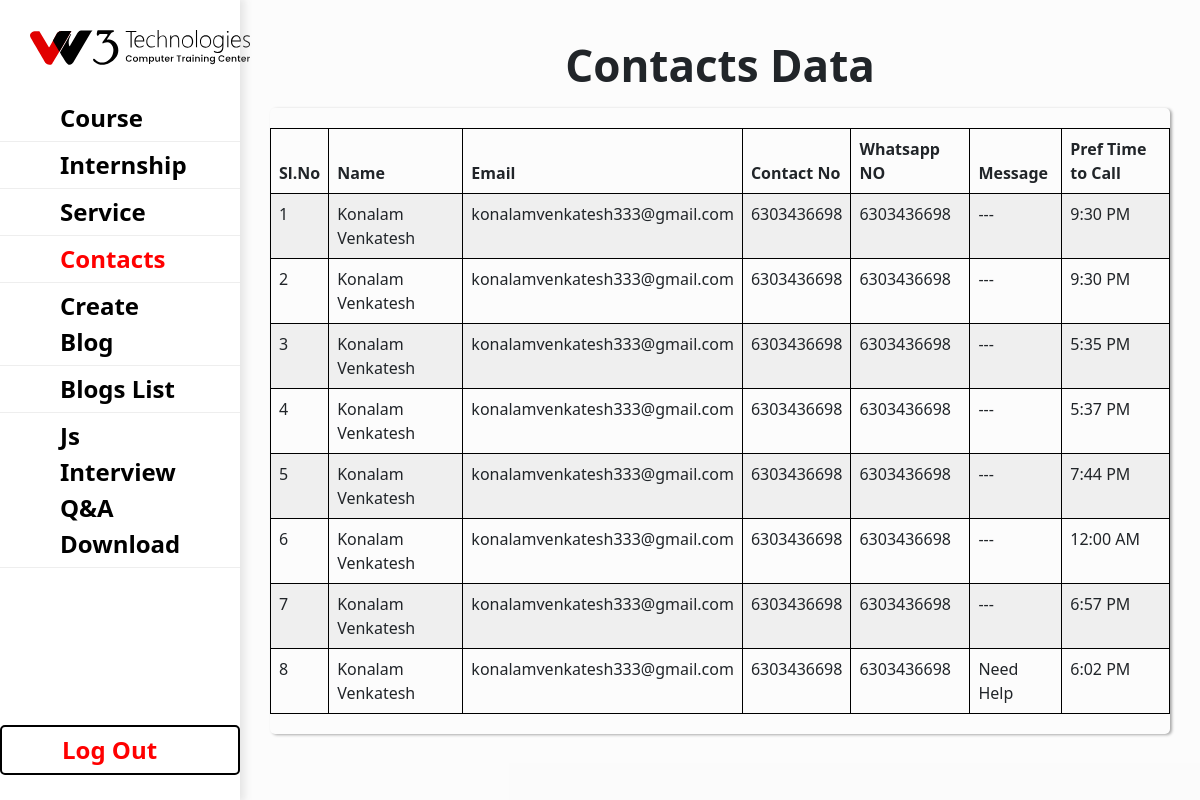
The page /dashboard.php?opt=contact (signed in) on the database its author committed.
### tables this page shows
CREATE TABLE `enquiry_form` (
  `enq_id` int(11) NOT NULL,
  `enq_name` varchar(100) NOT NULL,
  `enq_email` varchar(100) NOT NULL,
  `enq_contact_no` varchar(20) NOT NULL,
  `enq_whatsapp_no` varchar(20) NOT NULL,
  `pref_time` time NOT NULL,
  `message_note` varchar(255) NOT NULL,
  `created_time` timestamp NOT NULL DEFAULT current_timestamp() ON UPDATE current_timestamp()
);

### adminaccess/contact.php (the view, shortened to what this page needs)
<?php  $basepath = '../w3tec.com';?>
<section class="data-section">
    <h2> Contacts  Data </h2>
    <div class="table-responsive">
        <table id="table" class="table table-striped" >
                <thead>
                    <tr>
                        <th>Sl.No</th>
                        <th>Name</th>
                        <th>Email</th>
                        <th>Contact No</th>
                        <th>Whatsapp NO</th>
                        <th>Message</th>
                        <th>Pref Time to Call</th>
                    </tr>
                </thead>
                <tbody>
                    <?php
                    include "$basepath/database/db-config.php";
                    $sql = "SELECT * FROM `enquiry_form`";
                    $data = $conn->query($sql);
                        if ($data->num_rows>0){
                            $count = 1;
                            while ($row= $data->fetch_assoc()){
                            $name = $row['enq_name'];
                            $email = $row['enq_email'];
                            $contactNo = $row['enq_contact_no'];
                            $whatsappNo = $row['enq_whatsapp_no'];
                            $message = $row['message_note'];
                            $prefTime = date("g:i A", strtotime($row['pref_time']));
                            if(strlen($message)<=0){
                                $message = "---";
                            }
                            echo "<tr>";
                            echo "<td>$count</td>";
                            echo "<td>$name</td>";
                            echo "<td>$email</td>";
                            echo "<td>$contactNo</td>";
                            echo "<td>$whatsappNo</td>";
                            echo "<td>$message</td>";
                            echo "<td>$prefTime</td>";
                            echo "</tr>";
                            $count++;
                            }
                        }
                        else {
                            echo "<tr><td colspan='7'>No Records Found</td></tr>";
                        }
                    ?>
                </tbody>
        </table>
    </div>
</section>

### styles/dashboard.css (style rules this page uses)
.data-section { margin-top: 30px; }
.data-section h2 { font-size: 44px; font-weight: 700; line-height: 70px; text-align: center; text-align: center; }
.table-responsive { margin: 0px 30px; border-radius: 5px; box-shadow: 2px 1px 3px rgb(169, 169, 169); }
table { margin: 20px 0px !important; }
table ,th , td { border: 1px solid black; }
td { text-align: left; }

### rows shown on the page
enquiry_form: enq_name "Konalam Venkatesh", enq_email "konalamvenkatesh333@gmail.com", enq_contact_no "6303436698", enq_whatsapp_no "6303436698", message_note "---", pref_time "9:30 PM"
enquiry_form: enq_name "Konalam Venkatesh", enq_email "konalamvenkatesh333@gmail.com", enq_contact_no "6303436698", enq_whatsapp_no "6303436698", message_note "---", pref_time "9:30 PM"
enquiry_form: enq_name "Konalam Venkatesh", enq_email "konalamvenkatesh333@gmail.com", enq_contact_no "6303436698", enq_whatsapp_no "6303436698", message_note "---", pref_time "5:35 PM"
enquiry_form: enq_name "Konalam Venkatesh", enq_email "konalamvenkatesh333@gmail.com", enq_contact_no "6303436698", enq_whatsapp_no "6303436698", message_note "---", pref_time "5:37 PM"
enquiry_form: enq_name "Konalam Venkatesh", enq_email "konalamvenkatesh333@gmail.com", enq_contact_no "6303436698", enq_whatsapp_no "6303436698", message_note "---", pref_time "7:44 PM"
enquiry_form: enq_name "Konalam Venkatesh", enq_email "konalamvenkatesh333@gmail.com", enq_contact_no "6303436698", enq_whatsapp_no "6303436698", message_note "---", pref_time "12:00 AM"
enquiry_form: enq_name "Konalam Venkatesh", enq_email "konalamvenkatesh333@gmail.com", enq_contact_no "6303436698", enq_whatsapp_no "6303436698", message_note "---", pref_time "6:57 PM"
enquiry_form: enq_name "Konalam Venkatesh", enq_email "konalamvenkatesh333@gmail.com", enq_contact_no "6303436698", enq_whatsapp_no "6303436698", message_note "Need Help", pref_time "6:02 PM"
